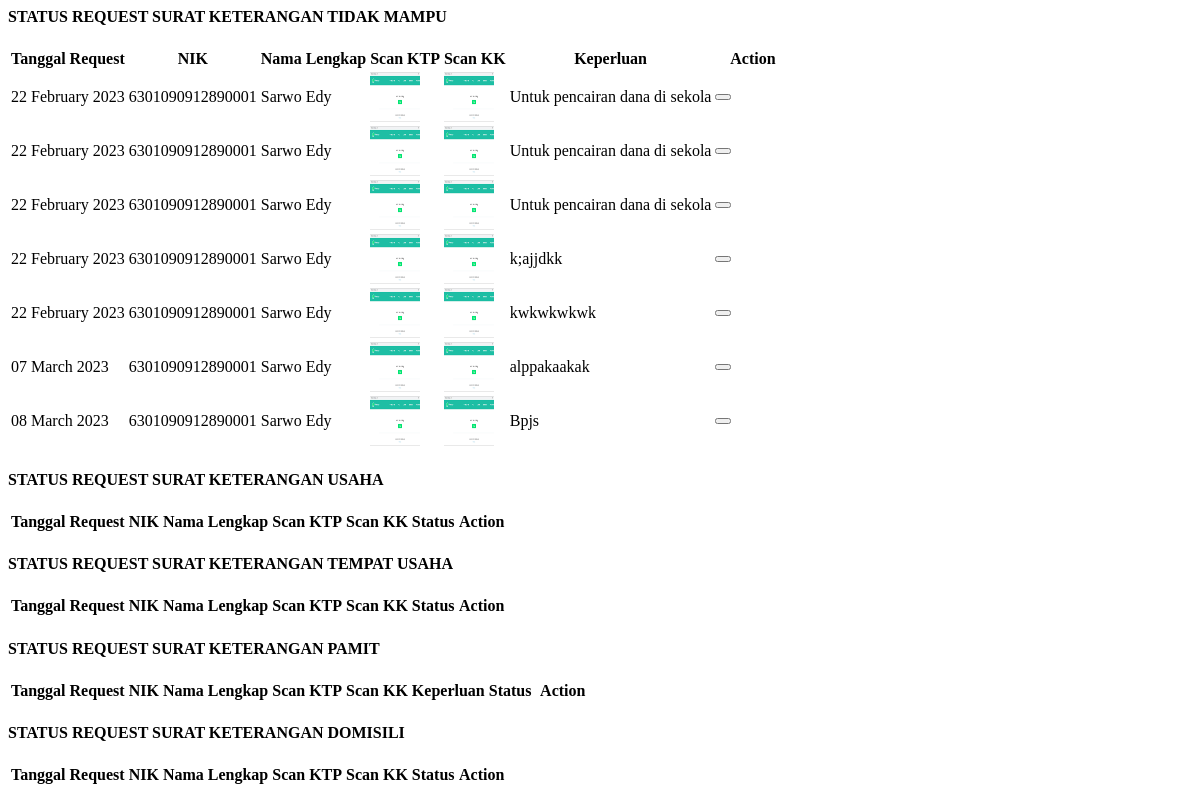
The app's page /demo1/permohonan_surat.php with its own data.
### tables this page shows
CREATE TABLE `data_request_sktm` (
  `id_request_sktm` int(11) NOT NULL,
  `nik` varchar(16) NOT NULL,
  `tanggal_request` timestamp NOT NULL DEFAULT current_timestamp(),
  `scan_ktp` text NOT NULL,
  `scan_kk` text NOT NULL,
  `keperluan` varchar(30) NOT NULL,
  `request` varchar(20) NOT NULL DEFAULT 'TIDAK MAMPU',
  `keterangan` varchar(50) NOT NULL DEFAULT 'Data sedang diperiksa oleh Staf',
  `status` int(11) NOT NULL DEFAULT 0,
  `acc` date NOT NULL
);

CREATE TABLE `data_user` (
  `nik` varchar(16) NOT NULL,
  `password` varchar(225) NOT NULL,
  `hak_akses` varchar(225) NOT NULL,
  `nama` varchar(30) NOT NULL,
  `tanggal_lahir` date NOT NULL,
  `tempat_lahir` varchar(30) NOT NULL,
  `jekel` varchar(20) NOT NULL,
  `agama` varchar(20) NOT NULL,
  `alamat` text NOT NULL,
  `telepon` varchar(13) NOT NULL,
  `status_warga` varchar(30) NOT NULL
);

### demo1/permohonan_surat.php (the view, shortened to what this page needs)
<?php include '../konek.php';?>
<link href="css/sweetalert.css" rel="stylesheet" type="text/css">
                <div class="page-inner">
					<div class="row">
						<div class="col-md-12">
							<div class="card">
								<div class="card-header">
									<div class="d-flex align-items-center">
										<h4 class="card-title">STATUS REQUEST SURAT KETERANGAN TIDAK MAMPU</h4>
									</div>
								</div>
								<div class="card-body">
									<div class="table-responsive">
										<table id="add1" class="display table table-striped table-hover" >
											<thead>
												<tr>
                                                    <th>Tanggal Request</th>
                                                    <th>NIK</th>
                                                    <th>Nama Lengkap</th>
													<th>Scan KTP</th>
													<th>Scan KK</th>
													<th>Keperluan</th>
													<th style="width: 10%">Action</th>
												</tr>
											</thead>
											<tbody>
                                                <?php
                                                    $sql = "SELECT * FROM data_request_sktm natural join data_user WHERE status=2";
                                                    $query = mysqli_query($konek,$sql);
                                                    while($data=mysqli_fetch_array($query,MYSQLI_BOTH)){
                                                        $id_request_sktm=$data['id_request_sktm'];
														$tgl = $data['tanggal_request'];
														$format = date('d F Y', strtotime($tgl));
                                                        $nik = $data['nik'];
                                                        $nama = $data['nama'];
														$ktp = $data['scan_ktp'];
														$kk = $data['scan_kk'];
														$keperluan = $data['keperluan'];
                                                ?>
												<tr>
													<td><?php echo $format;?></td>
                                                    <td><?php echo $nik;?></td>
                                                    <td><?php echo $nama;?></td>
													<td><img src="../dataFoto/scan_ktp/<?php echo $ktp;?>" width="50" height="50" alt=""></td>
													<td><img src="../dataFoto/scan_kk/<?php echo $kk;?>" width="50" height="50" alt=""></td>
													<td><?php echo $keperluan;?></td>
													<td>
														<div class="form-button-action">
															<a href="?halaman=view_cetak_sktm&id_request_sktm=<?=$id_request_sktm;?>">
																<button type="button" data-toggle="tooltip" title="" class="btn btn-link btn-primary btn-lg" data-original-title="View Cetak">
																</button>
															</a>
														</div>
													</td>
                                                </tr>
                                                <?php
                                                    }
                                                ?>
											</tbody>
										</table>
									</div>
								</div>
							</div>
                        </div>
						<div class="col-md-12">
							<div class="card">
								<div class="card-header">
									<div class="d-flex align-items-center">
										<h4 class="card-title">STATUS REQUEST SURAT KETERANGAN USAHA</h4>
									</div>
								</div>
								<div class="card-body">
									<div class="table-responsive">
										<table id="add2" class="display table table-striped table-hover" >
											<thead>
												<tr>
                                                    <th>Tanggal Request</th>
                                                    <th>NIK</th>
                                                    <th>Nama Lengkap</th>
													<th>Scan KTP</th>
													<th>Scan KK</th>
													<th>Status</th>
													<th style="width: 10%">Action</th>
												</tr>
											</thead>
										</table>
									</div>
								</div>
							</div>
                        </div>
						<div class="col-md-12">
							<div class="card">
								<div class="card-header">
									<div class="d-flex align-items-center">
										<h4 class="card-title">STATUS REQUEST SURAT KETERANGAN TEMPAT USAHA</h4>
									</div>
								</div>
								<div class="card-body">
									<div class="table-responsive">
										<table id="add2" class="display table table-striped table-hover" >
											<thead>
												<tr>
                                                    <th>Tanggal Request</th>
                                                    <th>NIK</th>
                                                    <th>Nama Lengkap</th>
													<th>Scan KTP</th>
													<th>Scan KK</th>
													<th>Status</th>
													<th style="width: 10%">Action</th>
												</tr>
											</thead>
										</table>
									</div>
								</div>
							</div>
                        </div>
						<div class="col-md-12">
							<div class="card">
								<div class="card-header">
									<div class="d-flex align-items-center">
										<h4 class="card-title">STATUS REQUEST SURAT KETERANGAN PAMIT </h4>
									</div>
								</div>
								<div class="card-body">
									<div class="table-responsive">
										<table id="add3" class="display table table-striped table-hover" >
											<thead>
												<tr>
                                                    <th>Tanggal Request</th>
                                                    <th>NIK</th>
                                                    <th>Nama Lengkap</th>
													<th>Scan KTP</th>
													<th>Scan KK</th>
													<th>Keperluan</th>
													<th>Status</th>
													<th style="width: 10%">Action</th>
												</tr>
											</thead>
										</table>
									</div>
								</div>
							</div>
                        </div>
						<div class="col-md-12">
							<div class="card">
								<div class="card-header">
									<div class="d-flex align-items-center">
										<h4 class="card-title">STATUS REQUEST SURAT KETERANGAN DOMISILI</h4>
									</div>
								</div>
								<form method="POST">
								<div class="card-body">
									<div class="table-responsive">
										<table id="add4" class="display table table-striped table-hover" >
											<thead>
												<tr>
                                                    <th>Tanggal Request</th>
                                                    <th>NIK</th>
                                                    <th>Nama Lengkap</th>
													<th>Scan KTP</th>
													<th>Scan KK</th>
													<th>Status</th>
													<th style="width: 10%">Action</th>
												</tr>
											</thead>
										</table>
									</div>
								</div>
								</form>
							</div>
						</div>
					</div>
				</div>

### records on screen
data_request_sktm: tanggal_request "22 February 2023", nik "6301090912890001", nik.nama "Sarwo Edy", scan_ktp (picture), scan_kk (picture), keperluan "Untuk pencairan dana di sekola"
data_request_sktm: tanggal_request "22 February 2023", nik "6301090912890001", nik.nama "Sarwo Edy", scan_ktp (picture), scan_kk (picture), keperluan "Untuk pencairan dana di sekola"
data_request_sktm: tanggal_request "22 February 2023", nik "6301090912890001", nik.nama "Sarwo Edy", scan_ktp (picture), scan_kk (picture), keperluan "Untuk pencairan dana di sekola"
data_request_sktm: tanggal_request "22 February 2023", nik "6301090912890001", nik.nama "Sarwo Edy", scan_ktp (picture), scan_kk (picture), keperluan "k;ajjdkk"
data_request_sktm: tanggal_request "22 February 2023", nik "6301090912890001", nik.nama "Sarwo Edy", scan_ktp (picture), scan_kk (picture), keperluan "kwkwkwkwk"
data_request_sktm: tanggal_request "07 March 2023", nik "6301090912890001", nik.nama "Sarwo Edy", scan_ktp (picture), scan_kk (picture), keperluan "alppakaakak"
data_request_sktm: tanggal_request "08 March 2023", nik "6301090912890001", nik.nama "Sarwo Edy", scan_ktp (picture), scan_kk (picture), keperluan "Bpjs"
